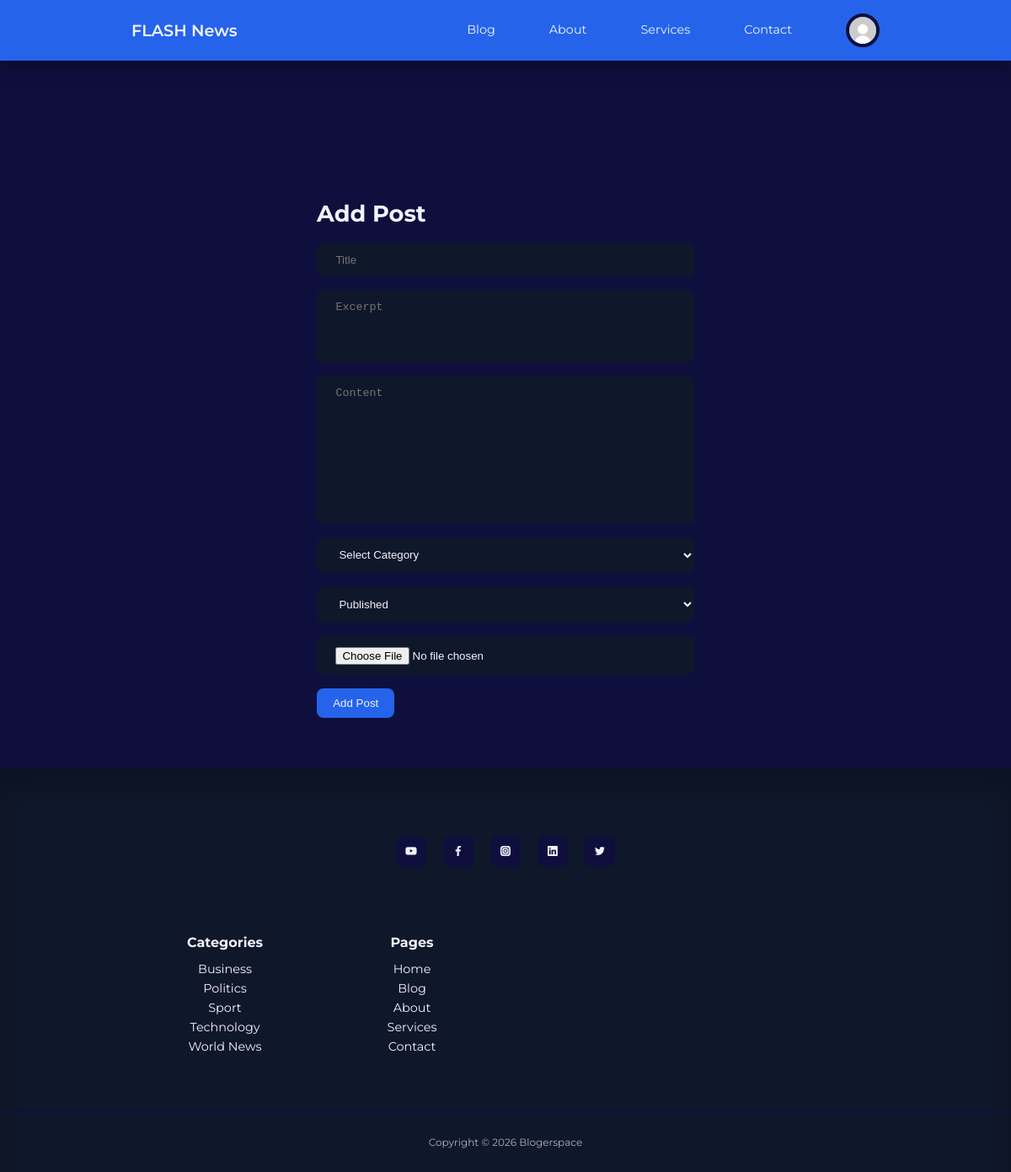
The app's page /admin/add-post.php (signed in) with its own data.
### tables this page shows
CREATE TABLE `categories` (
  `id` int(11) NOT NULL,
  `name` varchar(80) NOT NULL,
  `slug` varchar(120) NOT NULL,
  `created_at` timestamp NOT NULL DEFAULT current_timestamp()
);

### includes/functions.php (called while the page is built, shortened)
<?php
function e(string $s): string {
  return htmlspecialchars($s, ENT_QUOTES, 'UTF-8');
}

### admin/add-post.php (the view, shortened to what this page needs)
<?php
require __DIR__ . "/../includes/db.php";
require __DIR__ . "/../includes/functions.php";
require __DIR__ . "/../includes/header.php";
?>
<section class="form__section">
    <div class="container form__section-container">
        <h2>Add Post</h2>
        <form method="POST" enctype="multipart/form-data">
            <input type="text" name="title" placeholder="Title" required>
            <textarea name="excerpt" rows="4" placeholder="Excerpt"></textarea>
            <textarea name="content" rows="10" placeholder="Content" required></textarea>
            <select name="category_id" required>
                <option value="">Select Category</option>
            </select>
            <select name="status">
                <option value="published">Published</option>
            </select>
            <input type="file" name="thumbnail" accept="image/*" required>
            <button type="submit" class="btn">Add Post</button>
        </form>
    </div>
</section>
<?php require __DIR__ . "/../includes/footer.php"; ?>

### includes/footer.php
<?php
require_once __DIR__ . "/db.php";
$stmt = $pdo->query("SELECT name, slug FROM categories ORDER BY name ASC");
$footer_categories = $stmt->fetchAll();
$footer_pages = [
    ["label" => "Home",     "href" => "/blog/index.php"],
    ["label" => "Blog",     "href" => "/blog/blog.php"],
    ["label" => "About",    "href" => "/blog/about.php"],
    ["label" => "Services", "href" => "/blog/services.php"],
    ["label" => "Contact",  "href" => "/blog/contact.php"],
];
?>
<footer>
    <div class="footer__socials">
        <a href="https://youtube.com/" target="_blank"><i class="uil uil-youtube"></i></a>
        <a href="https://facebook.com/" target="_blank"><i class="uil uil-facebook-f"></i></a>
        <a href="https://instagram.com/" target="_blank"><i class="uil uil-instagram-alt"></i></a>
        <a href="https://linkedin.com/" target="_blank"><i class="uil uil-linkedin"></i></a>
        <a href="https://twitter.com/" target="_blank"><i class="uil uil-twitter"></i></a>
    </div>
    <div class="container footer__container">
        <article>
            <h4>Categories</h4>
            <ul>
                <?php if (!empty($footer_categories)): ?>
                    <?php foreach ($footer_categories as $cat): ?>
                        <li>
                            <a href="/blog/category-posts.php?slug=<?= e($cat['slug']) ?>">
                                <?= e($cat['name']) ?>
                            </a>
                        </li>
                    <?php endforeach; ?>
                <?php else: ?>
                    <li><a href="/blog/blog.php">No categories yet</a></li>
                <?php endif; ?>
            </ul>
        </article>
        <article>
            <h4>Pages</h4>
            <ul>
                <?php foreach ($footer_pages as $p): ?>
                    <li><a href="<?= e($p['href']) ?>"><?= e($p['label']) ?></a></li>
                <?php endforeach; ?>
            </ul>
        </article>
    </div>
    <div class="footer__copyright">
        <small>Copyright &copy; <?= date("Y") ?> Blogerspace</small>
    </div>
</footer>

### style.css (style rules this page uses)
:root { --color-primary: #2563eb; --color-primary-light: hsl(221, 83%, 53%, 15%); --color-primary-variant: #1e40af; --color-red: #dc2626; --color-red-light: hsl(0, 84%, 60%, 15%); --color-green: #16a34a; --color-green-light: hsl(142, 71%, 45%, 15%); --color-gray-900: #0f172a; --color-gray-700: #334155; --color-gray-300: rgba(242, 242, 254, 0.3); --color-gray-200: rgba(242, 242, 254, 0.7); --color-white: #f2f2fe; --color-bg: #0f0f3e; --tranistion: all 300ms ease; --container-width-lg: 74%; --container-width-md: 88%; --form-width: 40%; --card-border-radius-1: 0.3rem; --card-border-radius-2: 0.5rem; --card-border-radius-3: 0.8rem; --card-border-radius-4: 2rem; --card-border-radius-5: 5rem; }
* { margin: 0; padding: 0; outline: 0; border: 0; appearance: 0; list-style: none; text-decoration: none; box-sizing: border-box; }
body { font-family: "Montserrat", sans-serif; line-height: 1.6; color: var(--color-gray-200); overflow-x: hidden; background: var(--color-bg); font-size: 0.9rem; }
.container { width: var(--container-width-lg); max-width: 1800px; margin-inline: auto; }
section { margin-top: 7rem; width: 100%; }
h1, h2, h3, h4, h5 { color: var(--color-white); line-height: 1.3; }
h2 { font-size: 1.7rem; margin: 1rem 0; }
h4 { font-size: 1rem; }
a { color: var(--color-white); transition: var(--tranistion); }
footer { background: var(--color-gray-900); padding: 5rem 0 0; box-shadow: inset 0 1.5rem 1.5rem rgba(0, 0, 0, 0.2); }
.footer__socials { margin-inline: auto; width: fit-content; display: flex; justify-content: space-between; align-items: center; gap: 1.2rem; margin-bottom: 5rem; }
.footer__socials a { background: var(--color-bg); border-radius: var(--card-border-radius-2); width: 2.3rem; height: 2.3rem; display: flex; align-items: center; justify-content: center; }
.footer__container { display: grid; grid-template-columns: repeat(4, 1fr); text-align: center; justify-items: center; align-items: start; }
footer h4 { color: var(--color-white); margin-bottom: 0.6rem; }
footer ul li { text-align: center; }
footer ul { padding: 0; }
.footer__copyright { text-align: center; padding: 1.5rem 0; margin-top: 4rem; border-top: 2px solid var(--color-bg); }
.btn { display: inline-block; width: fit-content; padding: 0.6rem 1.2rem; background: var(--color-primary); border-radius: var(--card-border-radius-2); cursor: pointer; transition: var(--tranistion); color: var(--color-white); }
.form__section { display: grid; place-items: center; min-height: 100vh; padding: 6rem 0 3rem; }
.form__section-container { width: min(var(--form-width), 100%); max-width: 34rem; padding-inline: 1rem; }
form { display: flex; flex-direction: column; gap: 1rem; }
input,textarea,select { padding: 0.8rem 1.4rem; background-color: var(--color-gray-900); border-radius: var(--card-border-radius-2); resize: none; color: var(--color-white); }

### records on screen
categories: name "Business"
categories: name "Politics"
categories: name "Sport"
categories: name "Technology"
categories: name "World News"

### other values on screen
$p['label'] "Home"
$p['label'] "Blog"
$p['label'] "About"
$p['label'] "Services"
$p['label'] "Contact"
